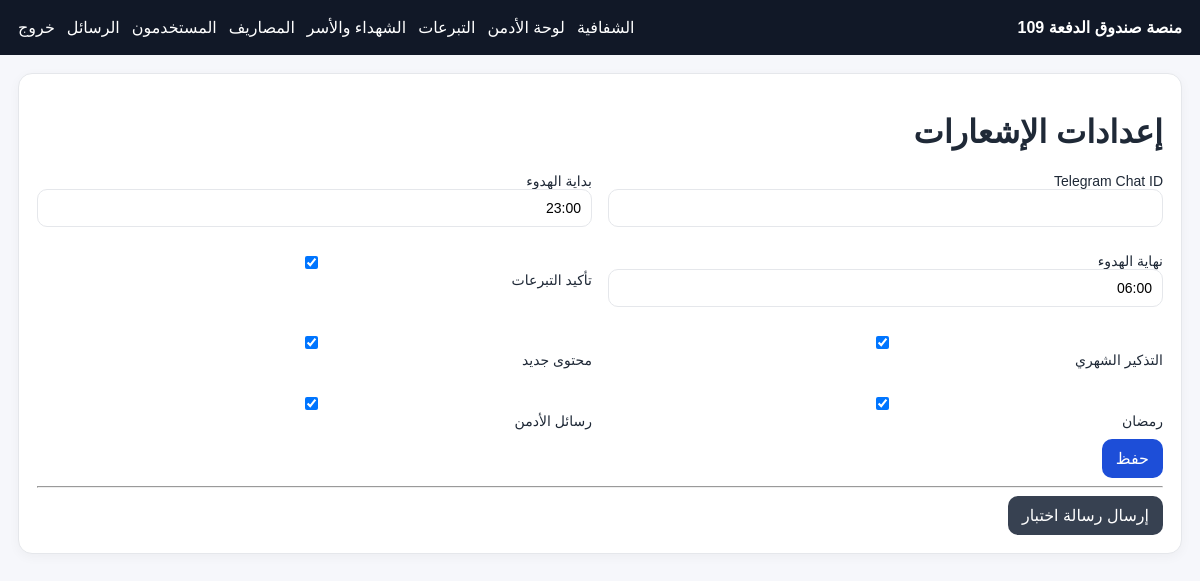
Page /notifications (signed in) on the committed database.
### tables this page shows
CREATE TABLE notification_preferences (
    id INTEGER PRIMARY KEY AUTOINCREMENT,
    user_id INTEGER UNIQUE NOT NULL,
    telegram_chat_id TEXT,
    notify_confirm INTEGER DEFAULT 1,
    notify_monthly INTEGER DEFAULT 1,
    notify_new_content INTEGER DEFAULT 1,
    notify_ramadan INTEGER DEFAULT 1,
    notify_admin INTEGER DEFAULT 1,
    quiet_start TEXT DEFAULT '23:00',
    quiet_end TEXT DEFAULT '06:00',
    FOREIGN KEY (user_id) REFERENCES users(id)
);

### app/users.py (the view)
@bp.route('/notifications', methods=['GET', 'POST'])
@login_required
def notification_settings():
    prefs = get_notification_preferences(current_app, session['user_id'])
    if request.method == 'POST':
        update_notification_preferences(current_app, session['user_id'], request.form)
        flash('تم حفظ إعدادات الإشعارات', 'success')
        return redirect(url_for('users.notification_settings'))
    return render_template('user/notifications.html', prefs=prefs)

### app/db.py (called while the page is built)
def get_db(app=None):
    from flask import current_app
    flask_app = app or current_app
    db_path = flask_app.config['DATABASE_PATH']
    ensure_dir(os.path.dirname(db_path))
    conn = sqlite3.connect(db_path)
    conn.row_factory = sqlite3.Row
    conn.execute('PRAGMA foreign_keys = ON;')
    conn.execute('PRAGMA journal_mode = WAL;')
    return conn

def _decorate_user_row(row):
    data = dict(row)
    data['is_admin'] = int(data.get('role') in ADMIN_ROLES)
    return data

def get_user_by_id(app, user_id):
    if not user_id:
        return None
    with closing(get_db(app)) as conn:
        row = conn.execute(
            'SELECT u.*, c.name_ar AS college_name, w.name_ar AS weapon_name FROM users u LEFT JOIN colleges c ON c.id = u.college_id LEFT JOIN weapons w ON w.id = u.weapon_id WHERE u.id = ?',
            (user_id,),
        ).fetchone()
        return _decorate_user_row(row) if row else None

def get_notification_preferences(app, user_id):
    with closing(get_db(app)) as conn:
        row = conn.execute('SELECT * FROM notification_preferences WHERE user_id = ?', (user_id,)).fetchone()
        return dict(row) if row else None

### app/helpers.py (called while the page is built)
def ensure_dir(path):
    Path(path).mkdir(parents=True, exist_ok=True)

def ensure_csrf_token():
    if '_csrf_token' not in session:
        session['_csrf_token'] = secrets.token_hex(16)

def validate_csrf():
    if request.method in ('POST', 'PUT', 'PATCH', 'DELETE'):
        token = request.form.get('csrf_token') or request.headers.get('X-CSRFToken')
        if not token or token != session.get('_csrf_token'):
            abort(400, 'Invalid CSRF token')

def load_current_user(app):
    from .db import get_user_by_id
    validate_csrf()
    g.current_user = get_user_by_id(app, session.get('user_id')) if session.get('user_id') else None

def login_required(view):
    @wraps(view)
    def wrapper(*args, **kwargs):
        if not session.get('user_id'):
            flash('سجل الدخول أولاً', 'warning')
            return redirect(url_for('auth.login'))
        return view(*args, **kwargs)
    return wrapper

### templates/user/notifications.html (shortened to what this page needs)
{% extends 'base.html' %}
{% block content %}
<div class="card">
  <h1>إعدادات الإشعارات</h1>
  <form method="post">
    <div class="grid two">
      <label>Telegram Chat ID<input name="telegram_chat_id" value="{{ prefs.telegram_chat_id or '' }}"></label>
      <label>بداية الهدوء<input name="quiet_start" value="{{ prefs.quiet_start }}"></label>
      <label>نهاية الهدوء<input name="quiet_end" value="{{ prefs.quiet_end }}"></label>
      <label><input type="checkbox" name="notify_confirm" {% if prefs.notify_confirm %}checked{% endif %}> تأكيد التبرعات</label>
      <label><input type="checkbox" name="notify_monthly" {% if prefs.notify_monthly %}checked{% endif %}> التذكير الشهري</label>
      <label><input type="checkbox" name="notify_new_content" {% if prefs.notify_new_content %}checked{% endif %}> محتوى جديد</label>
      <label><input type="checkbox" name="notify_ramadan" {% if prefs.notify_ramadan %}checked{% endif %}> رمضان</label>
      <label><input type="checkbox" name="notify_admin" {% if prefs.notify_admin %}checked{% endif %}> رسائل الأدمن</label>
    </div>
    <button class="btn" type="submit">حفظ</button>
  </form>
  <hr>
  <form method="post" action="{{ url_for('notifications.send_test_message') }}">
    <button class="btn secondary" type="submit">إرسال رسالة اختبار</button>
  </form>
</div>
{% endblock %}

### static/css/style.css (style rules this page uses)
:root { --bg:#f6f7fb;--card:#fff;--text:#1f2937;--muted:#6b7280;--primary:#1d4ed8;--success:#047857;--danger:#b91c1c;--warning:#b45309;--border:#e5e7eb }
* { box-sizing:border-box }
body { margin:0;font-family:Tahoma,Arial,sans-serif;background:var(--bg);color:var(--text) }
.card { background:var(--card);border:1px solid var(--border);border-radius:14px;padding:18px;margin-bottom:16px;box-shadow:0 3px 12px rgba(0,0,0,.04) }
.grid { display:grid;gap:16px }
.grid.two { grid-template-columns:repeat(2,minmax(0,1fr)) }
label { display:block;font-size:14px;margin-bottom:10px }
input,select,textarea,button { font:inherit }
input,select,textarea { width:100%;padding:10px;border:1px solid var(--border);border-radius:10px;background:#fff }
.btn { display:inline-block;background:var(--primary);color:#fff;padding:10px 14px;border:none;border-radius:10px;cursor:pointer }
.btn.secondary { background:#374151 }

### rows in the picture
notification_preferences: quiet_start "23:00", quiet_end "06:00", notify_confirm "☑", notify_monthly "☑", notify_new_content "☑", notify_ramadan "☑", notify_admin "☑"

### other values in the picture
{{ app_name }} "منصة صندوق الدفعة 109"
